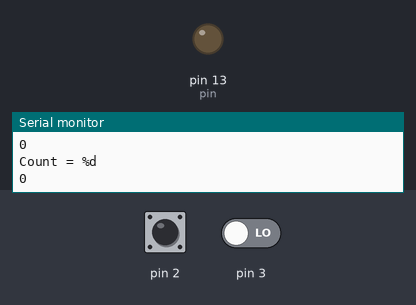
A sketch run on a simulated Arduino Uno, built with avr-gcc and run on an emulated ATmega328P. Shown: output pins drawn as LEDs (lit = HIGH), the last lines printed to the serial monitor. Dashed ring = blinking. The test bench sets the inputs (shaded band); at power-on: pin 2 LOW, pin 3 LOW.

Above: at 1.2 s.
1.3 s: pin 2 driven HIGH
At 1.8 s:
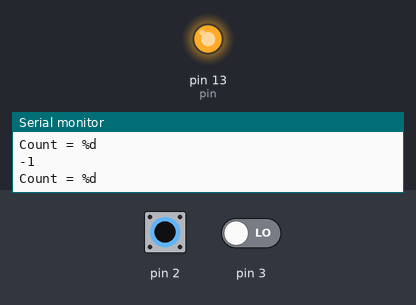
2.8 s: pin 2 driven LOW
At 4.0 s:
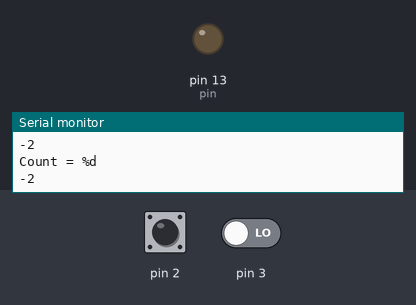
4.3 s: pin 3 driven HIGH
At 5.1 s:
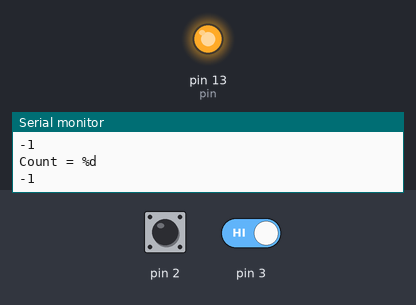
7.3 s: pin 2 pulsed HIGH 5 times (0.12 s each, 0.3 s apart)
At 7.52 s:
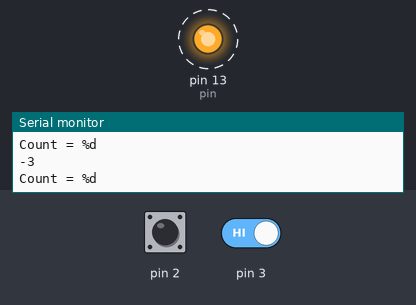
Timing chart, 0 to 10.3 s (numbered marks = the images above; inputs shaded):
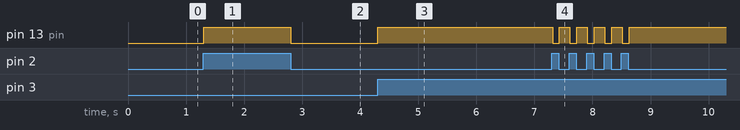

The sketch:

code_arduino_blink.ino
```cpp
int pin = 13;
volatile int state = LOW;
volatile int count = 0;
void setup()
{
    pinMode(pin, OUTPUT);
    Serial.begin(9600);
    attachInterrupt(digitalPinToInterrupt(3), increment, CHANGE);
    attachInterrupt(digitalPinToInterrupt(2), decrement, CHANGE);
}

void loop()
{
    digitalWrite(pin, state);
    Serial.println("Count = %d");
    Serial.print(count);
    Serial.println("");
}

void increment()
{
    state = !state;
    count += 1;
}

void decrement()
{
    state = !state;
    count -= 1;
}
```

Measured:
- after the input at 1.3 s, pin 13 (pin): LOW → HIGH at once
- after the input at 2.8 s, pin 13 (pin): HIGH → LOW at once
- after the input at 4.3 s, pin 13 (pin): LOW → HIGH at once
- after the input at 7.3 s, pin 13 (pin): alternates HIGH for 0.18 s and LOW for 0.12 s, 10 changes in all, then stays HIGH, starting at once
